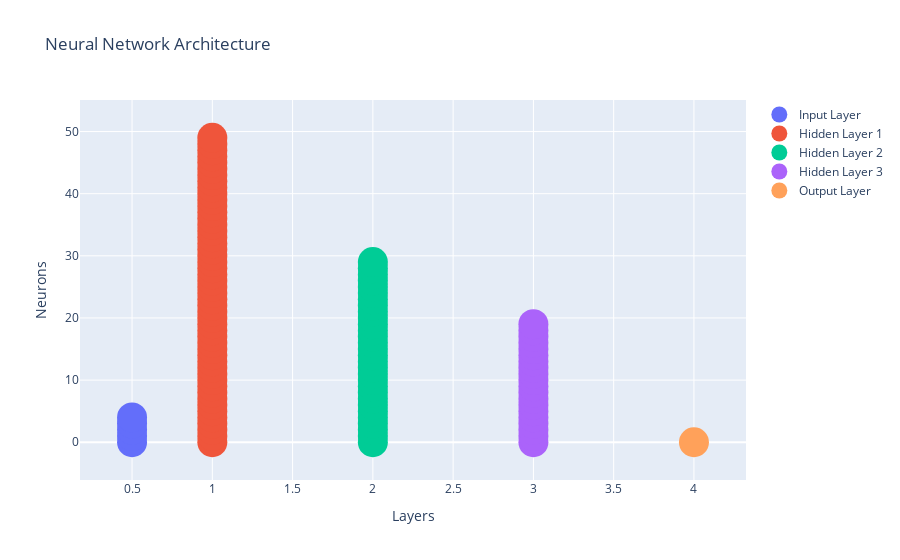

Notebook source saved alongside this figure:
### Code cell
visualization.plot_neural_network_architecture(X_train.shape[0], n_layers, n_neurons_per_layer, n_classes)

### Figure 1 — Plotly figure (JSON) as saved in the notebook; plotly's stock layout.template omitted (floating-point values rounded to 4 significant figures)
{"data": [{"marker": {"size": 30}, "mode": "markers", "name": "Input Layer", "text": ["Feature 1", "Feature 2", "Feature 3", "Feature 4", "Feature 5"], "type": "scatter", "x": [0.5, 0.5, 0.5, 0.5, 0.5], "y": [0, 1, 2, 3, 4]}, {"marker": {"size": 30}, "mode": "markers", "name": "Hidden Layer 1", "text": ["Neuron 1", "Neuron 2", "Neuron 3", "Neuron 4", "Neuron 5", "Neuron 6", "Neuron 7", "Neuron 8", "Neuron 9", "Neuron 10", "Neuron 11", "Neuron 12", "Neuron 13", "Neuron 14", "Neuron 15", "Neuron 16", "Neuron 17", "Neuron 18", "Neuron 19", "Neuron 20", "Neuron 21", "Neuron 22", "Neuron 23", "Neuron 24", "Neuron 25", "Neuron 26", "Neuron 27", "Neuron 28", "Neuron 29", "Neuron 30", "Neuron 31", "Neuron 32", "Neuron 33", "Neuron 34", "Neuron 35", "Neuron 36", "Neuron 37", "Neuron 38", "Neuron 39", "Neuron 40", "Neuron 41", "Neuron 42", "Neuron 43", "Neuron 44", "Neuron 45", "Neuron 46", "Neuron 47", "Neuron 48", "Neuron 49", "Neuron 50"], "type": "scatter", "x": [1, 1, 1, 1, 1, 1, 1, 1, 1, 1, 1, 1, 1, 1, 1, 1, 1, 1, 1, 1, 1, 1, 1, 1, 1, 1, 1, 1, 1, 1, 1, 1, 1, 1, 1, 1, 1, 1, 1, 1, 1, 1, 1, 1, 1, 1, 1, 1, 1, 1], "y": [0, 1, 2, 3, 4, 5, 6, 7, 8, 9, 10, 11, 12, 13, 14, 15, 16, 17, 18, 19, 20, 21, 22, 23, 24, 25, 26, 27, 28, 29, 30, 31, 32, 33, 34, 35, 36, 37, 38, 39, 40, 41, 42, 43, 44, 45, 46, 47, 48, 49]}, {"marker": {"size": 30}, "mode": "markers", "name": "Hidden Layer 2", "text": ["Neuron 1", "Neuron 2", "Neuron 3", "Neuron 4", "Neuron 5", "Neuron 6", "Neuron 7", "Neuron 8", "Neuron 9", "Neuron 10", "Neuron 11", "Neuron 12", "Neuron 13", "Neuron 14", "Neuron 15", "Neuron 16", "Neuron 17", "Neuron 18", "Neuron 19", "Neuron 20", "Neuron 21", "Neuron 22", "Neuron 23", "Neuron 24", "Neuron 25", "Neuron 26", "Neuron 27", "Neuron 28", "Neuron 29", "Neuron 30"], "type": "scatter", "x": [2, 2, 2, 2, 2, 2, 2, 2, 2, 2, 2, 2, 2, 2, 2, 2, 2, 2, 2, 2, 2, 2, 2, 2, 2, 2, 2, 2, 2, 2], "y": [0, 1, 2, 3, 4, 5, 6, 7, 8, 9, 10, 11, 12, 13, 14, 15, 16, 17, 18, 19, 20, 21, 22, 23, 24, 25, 26, 27, 28, 29]}, {"marker": {"size": 30}, "mode": "markers", "name": "Hidden Layer 3", "text": ["Neuron 1", "Neuron 2", "Neuron 3", "Neuron 4", "Neuron 5", "Neuron 6", "Neuron 7", "Neuron 8", "Neuron 9", "Neuron 10", "Neuron 11", "Neuron 12", "Neuron 13", "Neuron 14", "Neuron 15", "Neuron 16", "Neuron 17", "Neuron 18", "Neuron 19", "Neuron 20"], "type": "scatter", "x": [3, 3, 3, 3, 3, 3, 3, 3, 3, 3, 3, 3, 3, 3, 3, 3, 3, 3, 3, 3], "y": [0, 1, 2, 3, 4, 5, 6, 7, 8, 9, 10, 11, 12, 13, 14, 15, 16, 17, 18, 19]}, {"marker": {"size": 30}, "mode": "markers", "name": "Output Layer", "text": ["Class 1"], "type": "scatter", "x": [4], "y": [0]}], "layout": {"showlegend": true, "title": {"text": "Neural Network Architecture"}, "xaxis": {"title": {"text": "Layers"}}, "yaxis": {"title": {"text": "Neurons"}}}}
